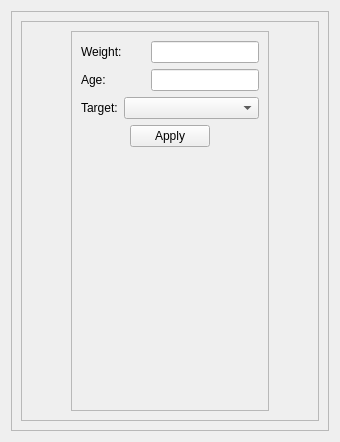
        <widget class="QWidget" name="tab_6">
         <attribute name="title">
          <string>Edit User info</string>
         </attribute>
         <layout class="QGridLayout" name="gridLayout_21">
          <item row="0" column="0">
           <widget class="QFrame" name="frame_15">
            <property name="frameShape">
             <enum>QFrame::StyledPanel</enum>
            </property>
            <property name="frameShadow">
             <enum>QFrame::Raised</enum>
            </property>
            <layout class="QGridLayout" name="gridLayout_20">
             <item row="0" column="0">
              <widget class="QFrame" name="frame_16">
               <property name="frameShape">
                <enum>QFrame::StyledPanel</enum>
               </property>
               <property name="frameShadow">
                <enum>QFrame::Raised</enum>
               </property>
               <layout class="QGridLayout" name="gridLayout_19">
                <item row="1" column="1">
                 <layout class="QVBoxLayout" name="verticalLayout_4">
                  <item>
                   <widget class="QFrame" name="frame_17">
                    <property name="minimumSize">
                     <size>
                      <width>0</width>
                      <height>380</height>
                     </size>
                    </property>
                    <property name="frameShape">
                     <enum>QFrame::StyledPanel</enum>
                    </property>
                    <property name="frameShadow">
                     <enum>QFrame::Raised</enum>
                    </property>
                    <layout class="QGridLayout" name="gridLayout_22">
                     <item row="1" column="0">
                      <layout class="QHBoxLayout" name="horizontalLayout_16">
                       <item alignment="Qt::AlignLeft|Qt::AlignVCenter">
                        <widget class="QLabel" name="label_31">
                         <property name="text">
                          <string>Age:</string>
                         </property>
                        </widget>
                       </item>
                       <item alignment="Qt::AlignRight|Qt::AlignVCenter">
                        <widget class="QLineEdit" name="userAge"/>
                       </item>
                      </layout>
                     </item>
                     <item row="0" column="0">
                      <layout class="QHBoxLayout" name="horizontalLayout_15">
                       <item alignment="Qt::AlignLeft|Qt::AlignVCenter">
                        <widget class="QLabel" name="label_32">
                         <property name="text">
                          <string>Weight:</string>
                         </property>
                        </widget>
                       </item>
                       <item alignment="Qt::AlignRight|Qt::AlignVCenter">
                        <widget class="QLineEdit" name="userWeight">
                         <property name="text">
                          <string/>
                         </property>
                        </widget>
                       </item>
                      </layout>
                     </item>
                     <item row="4" column="0">
                      <spacer name="verticalSpacer_6">
                       <property name="orientation">
                        <enum>Qt::Vertical</enum>
                       </property>
                       <property name="sizeHint" stdset="0">
                        <size>
                         <width>20</width>
                         <height>40</height>
                        </size>
                       </property>
                      </spacer>
                     </item>
                     <item row="2" column="0">
                      <layout class="QHBoxLayout" name="horizontalLayout_17">
                       <item alignment="Qt::AlignLeft|Qt::AlignVCenter">
                        <widget class="QLabel" name="label_29">
                         <property name="text">
                          <string>Target:</string>
                         </property>
                        </widget>
                       </item>
                       <item alignment="Qt::AlignRight|Qt::AlignVCenter">
                        <widget class="QComboBox" name="userTarget">
                         <property name="minimumSize">
                          <size>
                           <width>135</width>
                           <height>0</height>
                          </size>
                         </property>
                         <item>
                          <property name="text">
                           <string/>
                          </property>
                         </item>
                         <item>
                          <property name="text">
                           <string>reduction</string>
                          </property>
                         </item>
                         <item>
                          <property name="text">
                           <string>keep weight</string>
                          </property>
                         </item>
                         <item>
                          <property name="text">
                           <string>mass</string>
                          </property>
                         </item>
                        </widget>
                       </item>
                      </layout>
                     </item>
                     <item row="3" column="0" alignment="Qt::AlignHCenter|Qt::AlignVCenter">
                      <widget class="QPushButton" name="userApplyBtn">
                       <property name="text">
                        <string>Apply</string>
                       </property>
                      </widget>
                     </item>
                    </layout>
                   </widget>
                  </item>
                 </layout>
                </item>
                <item row="1" column="0">
                 <spacer name="horizontalSpacer">
                  <property name="orientation">
                   <enum>Qt::Horizontal</enum>
                  </property>
                  <property name="sizeHint" stdset="0">
                   <size>
                    <width>40</width>
                    <height>20</height>
                   </size>
                  </property>
                 </spacer>
                </item>
                <item row="1" column="2">
                 <spacer name="horizontalSpacer_2">
                  <property name="orientation">
                   <enum>Qt::Horizontal</enum>
                  </property>
                  <property name="sizeHint" stdset="0">
                   <size>
                    <width>40</width>
                    <height>20</height>
                   </size>
                  </property>
                 </spacer>
                </item>
               </layout>
              </widget>
             </item>
            </layout>
           </widget>
          </item>
         </layout>
        </widget>
